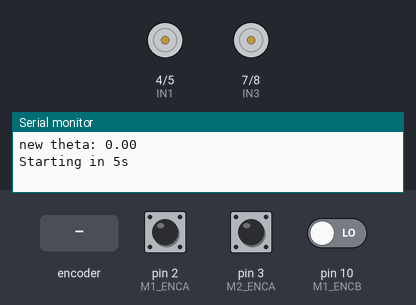
Simulated run of this sketch. Board: Arduino Uno, built with avr-gcc and run on an emulated ATmega328P. Shown: motor-driver pin pairs drawn as motors (green arrow = first pin HIGH = forward, orange = second pin HIGH = backward, longer = more drive, scaled by the enable pin), the last lines printed to the serial monitor. The inputs (shaded band) are chosen by the test bench; at power-on: pin 2 (M1_ENCA) HIGH, pin 3 (M2_ENCA) HIGH, pin 10 (M1_ENCB) LOW.

Above: at 0.1 s.
At 6.2 s:
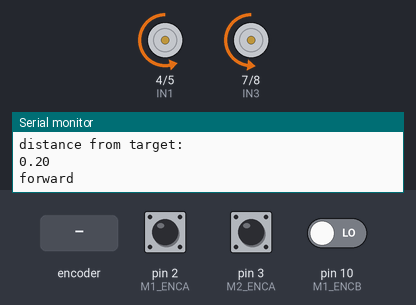
6.3 s: rotary encoder on pin 2 (M1_ENCA) / pin 10 (M1_ENCB) turned 1 step (first pin leading)
At 7.2 s:
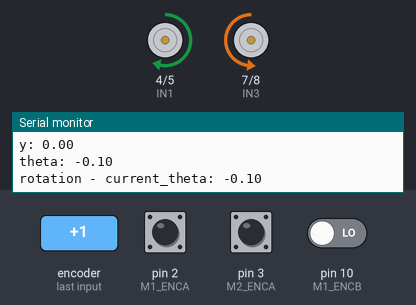
Timing chart, 0 to 9.3 s (numbered marks = the images above; inputs shaded):
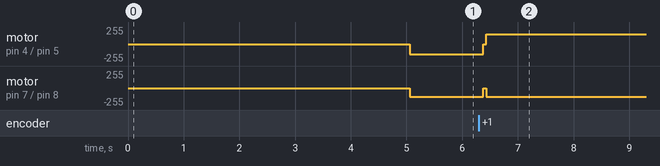

Measured:
- after the input at 6.3 s, motor on pin 4 (IN1) / pin 5 (IN2): backward 150/255 → forward 150/255 after 0.08 s; motor on pin 7 (IN3) / pin 8 (IN4): backward 130/255 → stopped after 0.08 s, → backward 130/255 0.05 s later

The sketch:

odometry.ino
```cpp
#include <math.h>

// Motor 1
#define IN1 4
#define IN2 5
#define enA 6
#define M1_ENCA 2
#define M1_ENCB 10

// Motor 2
#define IN3 7
#define IN4 8
#define enB 9
#define M2_ENCA 3
#define M2_ENCB 11

#define FORWARD 1
#define STOP 0
#define BACKWARD -1

// Constants
const int COUNTS_PER_ROTATION = 14;
const float GEAR_RATIO = 100.0F;
const float WHEEL_DIAMETER = 0.068;
const float WHEEL_CIRCUMFERENCE = 0.2136;
const float WHEEL_BASE = 0.142;

const unsigned long PERIOD = 50;

// Global variables
unsigned long currentMillis;
unsigned long prevMillis;

long M1_encoder_val = 0;
long M2_encoder_val = 0;

long countsLeft = 0;
long countsRight = 0;
long prevLeft = 0;
long prevRight = 0;

float t = 0.0F;
float w_left = 0.0F;
float w_right = 0.0F;
float left_speed = 0.0F;
float right_speed = 0.0F;
float w_robot = 0.0F;
float robot_speed = 0.0F;
float k00, k01, k10, k11, k30, k31;

float state[3] = {0.0, 0.0, 0.0};
float last_state[3] = {0.0, 0.0, 0.0};

float distFromTarget = 0;
float prevDistFromTarget = 100;

int num = 0;

// Parameters
int wheelSpeedLeft = 170;
int wheelSpeedRight = 150;
const float SCALE = 1.7;

const int num_points = 4;
float target_xs[num_points] = {0.2, 0.2, 0.0, 0.0};
float target_ys[num_points] = {0.0, 0.2, 0.2, 0.0};
float target_thetas[num_points];
int found[num_points];

// right - M2 - B
// left - M1 - A

void setup() {
  reset();

  Serial.begin(115200);
  pinMode(IN1, OUTPUT);
  pinMode(IN2, OUTPUT);
  pinMode(IN3, OUTPUT);
  pinMode(IN4, OUTPUT);
  pinMode(enA, OUTPUT);
  pinMode(enB, OUTPUT);

  pinMode(M1_ENCA, INPUT);
  pinMode(M1_ENCB, INPUT);
  attachInterrupt(digitalPinToInterrupt(M1_ENCA), readEncoderM1, RISING);

  pinMode(M2_ENCA,INPUT);
  pinMode(M2_ENCB,INPUT);
  attachInterrupt(digitalPinToInterrupt(M2_ENCA), readEncoderM2, RISING);

  // compute target thetas
  target_thetas[0] = getTheta(0.0, 0.0, target_xs[0], target_ys[0]);
  Serial.print("new theta: ");
  Serial.println(rad2deg(target_thetas[num]));
  Serial.println("Starting in 5s");
  delay(5000);
}

void loop() {
  checkEncoders();
}

void checkEncoders() {
  currentMillis = millis();
  if (currentMillis > prevMillis + PERIOD) {
    countsLeft += M1_encoder_val;
    M1_encoder_val = 0;
    countsRight += M2_encoder_val;
    M2_encoder_val = 0;

    t = (currentMillis - prevMillis) / 1000.0;

    w_left = SCALE * 2.0 * PI * ((countsLeft - prevLeft) / (COUNTS_PER_ROTATION * GEAR_RATIO)) / t;
    w_right = SCALE * 2.0 * PI * ((countsRight - prevRight) / (COUNTS_PER_ROTATION * GEAR_RATIO)) / t;

    left_speed = w_left * WHEEL_DIAMETER / 2.0F;
    right_speed =  -1.0 * w_right * WHEEL_DIAMETER / 2.0F;

    robot_speed = (left_speed + right_speed) / 2.0; // in m/s

    w_robot = -1.0 * (right_speed - left_speed) / WHEEL_BASE;  // in rad/s

    k00 = robot_speed * cos(last_state[2]);  // last_state[2]; // in radians
    k01 = robot_speed * sin(last_state[2]);  // last_state[2]; // in radians

    k10 = (robot_speed) * cos(last_state[2] + ((t * w_robot) / 2));
    k11 = (robot_speed) * sin(last_state[2] + ((t * w_robot) / 2));
    // note that k20 = k10, k21 = k11

    k30 = robot_speed * cos(last_state[2] + (t * w_robot));
    k31 = robot_speed * sin(last_state[2] + (t * w_robot));

    state[0] = last_state[0] + ((t / 6) * (k00 + 4 * k10 + k30)); // x
    state[1] = last_state[1] + ((t / 6) * (k01 + 4 * k11 + k31)); // y
    state[2] = fmod(last_state[2] + (t * w_robot), 2 * PI);

    Serial.print("w_robot: ");
    Serial.println(w_robot);
    Serial.print("x: ");
    Serial.println(state[0]);
    Serial.print("y: ");
    Serial.println(state[1]);
    Serial.print("theta: ");
    Serial.println(rad2deg(state[2]));

    if (found[num] == 0) {
        // rotate till theta reached
        rotation(state[2], target_thetas[num]);
    }

    else if (found[num] == 1) {
        // translate till x, y, reached
        translation(state[0], state[1], target_xs[num], target_ys[num]);
    }

    if (num == num_points) {
        //  Path completed
        reset();
        delay(10000);
    }

    last_state[0] = state[0];
    last_state[1] = state[1];
    last_state[2] = state[2];

    prevLeft = countsLeft;
    prevRight = countsRight;
    prevMillis = currentMillis;
  }
}

void reset() {
    setMotor(STOP, 0, enA, IN1, IN2);
    setMotor(STOP, 0, enB, IN3, IN4);
    state[0] = 0.0;
    state[1] = 0.0;
    state[2] = 0.0;
    last_state[0] = 0.0;
    last_state[1] = 0.0;
    last_state[2] = 0.0;
    countsLeft = 0;
    countsRight = 0;
    num = 0;
    for (int i = 0; i < num_points; i++) {
        found[i] = 0;
    }
}

void translation(float current_x, float current_y, float target_x, float target_y) {
    wheelSpeedLeft = 150;
    wheelSpeedRight = 130;

    distFromTarget = getDistance(current_x, current_y, target_x, target_y);
    Serial.println("distance from target: ");
    Serial.println(distFromTarget);

    if (distFromTarget <= prevDistFromTarget) {
       // Approaching target, continue
       prevDistFromTarget = distFromTarget;
       if (getDistance(current_x, current_y, target_x, target_y) > 0.02) {
            Serial.println("forward");
            setMotor(FORWARD, wheelSpeedLeft, enA, IN1, IN2);
            setMotor(FORWARD, wheelSpeedRight, enB, IN3, IN4);
        }
        else { // Target reached, stop
            setMotor(STOP, 0, enA, IN1, IN2);
            setMotor(STOP, 0, enB, IN3, IN4);
            Serial.println("translation reached");
            num++;
            target_thetas[num] = getTheta(current_x, current_y, target_xs[num], target_ys[num]);
            Serial.print("new theta: ");
            Serial.println(target_thetas[num]);
        }
    } else {
      // Target missed, stop
        setMotor(STOP, 0, enA, IN1, IN2);
        setMotor(STOP, 0, enB, IN3, IN4);
        Serial.println("HARD STOP: > 2cm away from the target");

        // Corrective action
        prevDistFromTarget = 100;
        found[num] = 0; // Reset the turn - rotate and translate again to meet the target
        target_thetas[num] = getTheta(current_x, current_y, target_xs[num], target_ys[num]);
        Serial.print("new theta: ");
        Serial.println(target_thetas[num]);
    }
}

void rotation(float current_theta, float target_theta) {
    wheelSpeedLeft = 150;
    wheelSpeedRight = 130;

    Serial.print("rotation - current_theta: ");
    Serial.println(rad2deg(current_theta));
    Serial.print("rotation - target_theta: ");
    Serial.println(rad2deg(target_theta));

    if (rad2deg(target_theta) - rad2deg(current_theta) > 3) {
        // Clockwise
        setMotor(BACKWARD, wheelSpeedLeft, enA, IN1, IN2);
        setMotor(FORWARD, wheelSpeedRight, enB, IN3, IN4);
    }
    else if (rad2deg(target_theta) - rad2deg(current_theta) < -3) {
        // Counterclockwise
        setMotor(FORWARD, wheelSpeedLeft, enA, IN1, IN2);
        setMotor(BACKWARD, wheelSpeedRight, enB, IN3, IN4);
    }
    else {
        setMotor(STOP, 0, enA, IN1, IN2);
        setMotor(STOP, 0, enB, IN3, IN4);
        Serial.println("rotation reached");
        prevDistFromTarget = 100;
        found[num] = 1;
    }
}

float rad2deg(float theta) {
    return theta * (180.0) / PI;
}

float getTheta(float x1, float y1, float x2, float y2) {
    // put into local coordinate system
    // returns radians
    x2 = x2 - x1;
    y2 = y2 - y1;
    float theta = 0.0;

    if ((fabs(x2) < 1e-7) && (y2 < 0)) {
        theta = 1.5 * PI;
    }
    else if ((x2 == 0) and (y2 > 0)) {
        theta = 0.5 * PI;
    }
    else {
        theta = atan2(y2, x2);
    }
    if (theta < 0) {
        theta = theta + 2 * PI;
    }
    return fmod(theta, 2 * PI);
}

float getDistance(float x1, float y1, float x2, float y2) {
    return sqrtf(powf(x1 - x2, 2) + powf(y1 - y2, 2));
}

void setMotor(int dir, int pwmVal, int pwm_pin, int in1, int in2){
  analogWrite(pwm_pin, pwmVal);
  if(dir == 1){
    digitalWrite(in1, LOW);
    digitalWrite(in2, HIGH);
  }
  else if(dir == -1){
    digitalWrite(in1, HIGH);
    digitalWrite(in2, LOW);
  }
  else{
    digitalWrite(in1, LOW);
    digitalWrite(in2, LOW);
  }
}

void readEncoderM1(){
  int b = digitalRead(M1_ENCB);
  if(b > 0){
    M1_encoder_val++;
  }
  else{
    M1_encoder_val--;
  }
}

void readEncoderM2(){
  int b = digitalRead(M2_ENCB);
  if(b > 0){
    M2_encoder_val++;
  }
  else{
    M2_encoder_val--;
  }
}
```
